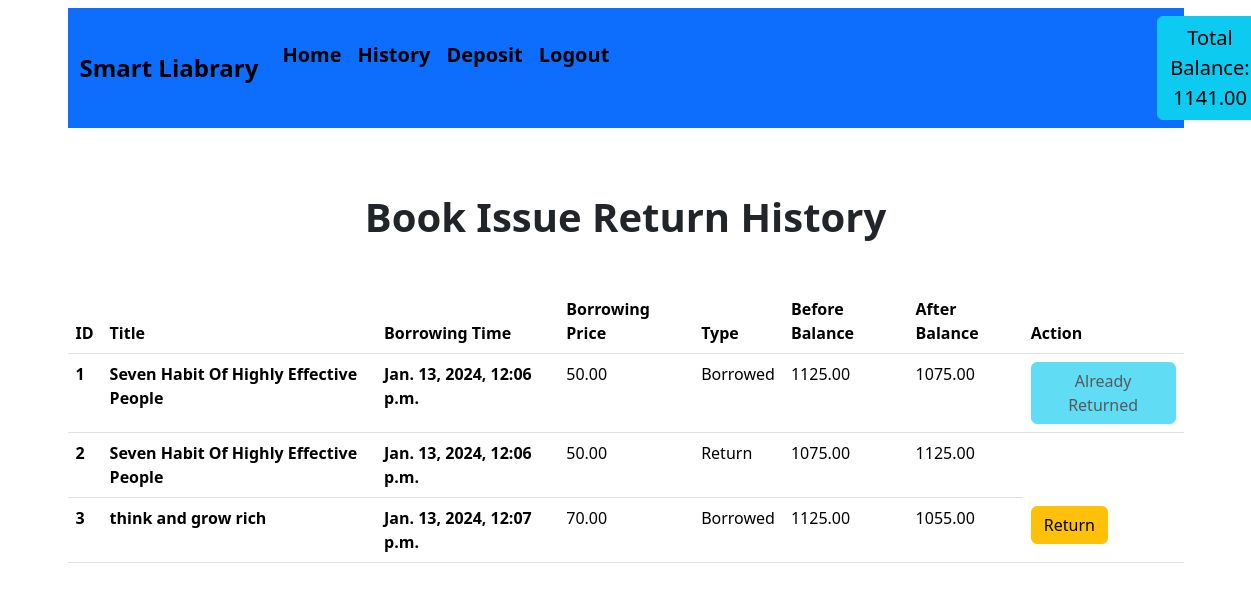
The page /history (signed in) on the database its author committed.
### user_app/models.py (models this page shows, shortened)
class UserAccount(models.Model):
    user = models.OneToOneField(
        User, related_name='account', on_delete=models.CASCADE, related_query_name='')
    account_no = models.IntegerField(unique=True)
    balance = models.DecimalField(default=0, max_digits=12, decimal_places=2)

### book_app/models.py (models this page shows, shortened)
class BookIssueRetrunHistory(models.Model):
    book = models.ForeignKey(Book, on_delete=models.CASCADE,)
    account = models.ForeignKey(
        UserAccount, on_delete=models.CASCADE,)
    date = models.DateTimeField(auto_now_add=True)
    borrowing_price = models.DecimalField(
        default=0, max_digits=12, decimal_places=2)
    before_balance = models.DecimalField(
        default=0, max_digits=12, decimal_places=2)
    after_balance = models.DecimalField(
        default=0, max_digits=12, decimal_places=2)
    type = models.IntegerField(choices=TYPE)
    is_returned = models.BooleanField(default=False)

class Book(models.Model):
    title = models.CharField(max_length=50)
    description = models.CharField(max_length=200)
    image = models.ImageField(upload_to='books')
    borrowing_price = models.DecimalField(
        default=0, max_digits=12, decimal_places=2)
    categories = models.ForeignKey(
        Category, on_delete=models.CASCADE, related_name='books')

### book_app/views.py (the view)
# urls.py: path('history', history, name="history"),
def history(request):
    all_history = BookIssueRetrunHistory.objects.all()
    return render(request, 'book_issue_history.html', {'all_history': all_history})

### book_app/templates/book_issue_history.html
{% extends 'base.html' %}{% block body_block %}
<h1 class="text-center fw-bold mb-5">Book Issue Return History</h1>
<table class="table">
  <thead>
    <tr>
      <th scope="col">ID</th>
      <th scope="col">Title</th>
      <th scope="col">Borrowing Time</th>
      <th scope="col">Borrowing Price</th>
      <th scope="col">Type</th>
      <th scope="col">Before Balance</th>
      <th scope="col">After Balance</th>
      <th scope="col">Action</th>
    </tr>
  </thead>
  <tbody>
    {% for book in all_history %}
    <tr>
      <th>{{book.id}}</th>
      <th>{{book.book.title}}</th>
      <th>{{book.date}}</th>
      <td>{{book.borrowing_price}}</td>
      {% if book.type == 1 %}
      <td>Borrowed</td>
      {% elif book.type == 2 %}
      <td>Return</td>
      {% endif %}
      <td>{{book.before_balance}}</td>
      <td>{{book.after_balance}}</td>
      {% if book.type == 1 and book.is_returned == False %}
      <td>
        <a href="{% url 'return_book' id=book.id %}">
          <button type="button" class="btn btn-warning">Return</button>
        </a>
      </td>
      {% elif book.type == 1 and book.is_returned == True %}
      <td>
        <button type="button" class="btn btn-info disabled">
          Already Returned
        </button>
      </td>
      {% endif %}
    </tr>
    {% endfor %}
  </tbody>
</table>
{% endblock %}

### templates/base.html (shortened to what this page needs)
<!DOCTYPE html>
<html lang="en">
  <head>
    <link
      href="https://cdn.jsdelivr.net/npm/bootstrap@5.3.2/dist/css/bootstrap.min.css"
      rel="stylesheet"
    />
  </head>
  <body class="container">
    <nav
      style="margin-bottom: 65px"
      class="mt-2 navbar navbar-expand-lg bg-primary navbar-dark container"
    >
      <div class="container">
        <a class="navbar-brand fw-bold fs-4 text-black" href="#"
          >Smart Liabrary</a
        >
        <div class="collapse navbar-collapse" id="navbarSupportedContent">
          <ul
            class="text-black fw-bold navbar-nav d-flex flex-row me-1 my-auto"
          >
            <li class="nav-item me-3 me-lg-0 mt-3">
              <a class="nav-link fs-5 text-black" href="{%url 'home' %}"
                >Home</a
              >
            </li>
            {% if request.user.is_authenticated %}
            <li class="nav-item me-3 me-lg-0 mt-3">
              <a class="nav-link fs-5 text-black" href="{% url 'history'  %}"
                >History</a
              >
            </li>
            <li class="nav-item me-3 me-lg-0 mt-3">
              <a class="nav-link fs-5 text-black" href="{%url 'deposit' %}"
                >Deposit</a
              >
            </li>
            <li class="nav-item me-3 me-lg-0 mt-3">
              <a class="nav-link fs-5 text-black" href="{%url 'logout' %}"
                >Logout</a
              >
            </li>
            <li class="nav-item me-3 me-lg-0">
              <a
                class="fs-5 text-black btn btn-info"
                style="margin-left: 540px"
                href=""
                >Total Balance: {{request.user.account.balance}}</a
              >
            </li>
            {% endif %}
          </ul>
        </div>
      </div>
    </nav>
    {% block body_block %} {% endblock %}
  </body>
</html>

### rows shown on the page
BookIssueRetrunHistory: id "1", book "Seven Habit Of Highly Effective People", date "Jan. 13, 2024, 12:06 p.m.", borrowing_price "50.00", type "Borrowed", before_balance "1125.00", after_balance "1075.00"
BookIssueRetrunHistory: id "2", book "Seven Habit Of Highly Effective People", date "Jan. 13, 2024, 12:06 p.m.", borrowing_price "50.00", type "Return", before_balance "1075.00", after_balance "1125.00"
BookIssueRetrunHistory: id "3", book "think and grow rich", date "Jan. 13, 2024, 12:07 p.m.", borrowing_price "70.00", type "Borrowed", before_balance "1125.00", after_balance "1055.00"

### other values the page prints
{{ request.user.account.balance }} "1141.00"
